Frame 1 (no input): blank canvas, image omitted
Frame 60 (the mouse pressed at the canvas centre just before this capture): blank canvas, image omitted
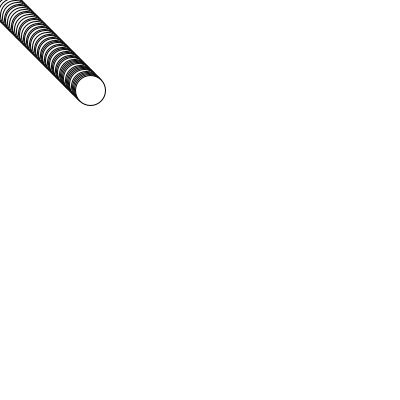
Frame 120 (the mouse held since frame 60 and released just before this capture)

The Processing sketch whose frames 1 and 60 were blank and that drew this single picture after the mouse press (run headless with seeded random() and noise(); from frame 60 on, the mouse is pressed at the canvas centre):

// Processing sketch: processing_64564
// ── processing_64564.pde

float x, y;
final float easing = 0.01f;

void setup() {
  size(400, 400);
  background(255);
  smooth();
}

void draw() {
  x += (mouseX - x) * easing;
  y += (mouseY - y) * easing;
  ellipse(x, y, 30,30);
}
